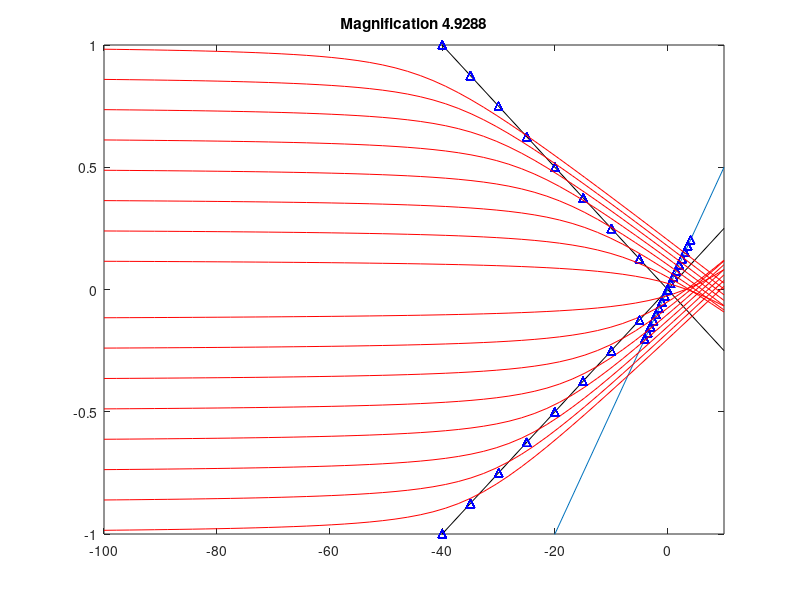

Reproduce this figure in MATLAB.
figure(1); clf; hold on
x_axis = [-100 10];
y_axis = [-1 1];
mag = 5;
alpha = .05;


function y = logistic(x,x0,a)
    y = 1 ./ (1 + exp((x0-x).*a));
end

function y = magnifyLogistic(ys,xs,mag,alpha)
	y = ys .* (1 + mag .* logistic(-xs,10,1));
end

function y = magnifyBlend(ys, xs, mag, alpha)
	y1 = mag*ys; y2 = ys;
	x1 = -abs(2*mag*ys/alpha) - 10; x2 = ys./alpha;
	m = (y2 - y1)./(x2 - x1);

	left = mag*ys; right = m .* (xs-x1) + y1;

	a = logistic(xs - x1./2,-10,abs(xs-x1)./50);

	y = (1-a) .*left + a .*right;
end

function y = magnify(ys, xs, mag, alpha)
	y1 = mag*ys; y2 = ys;
	x1 = -abs(2*mag*ys/alpha) - .1e-17; x2 = ys./alpha;
	m = (y2 - y1)./(x2 - x1);

	plot(x1,y1,'^b');
	plot(x2,y2,'^b');

	% this is the hyperbolic y=1/x that has been skewed by [1 -1/m; 0 1]
	b = -m.*(xs - alpha.*ys + ((ys.*(1-mag)).^2 - abs(m))./(m .* ys .* (1-mag)));
	c = -abs(m);
	% c = -ys.^2 .*(1 - mag./alpha);

	y = (-b - sign(ys).* sqrt(b.^2 - 4.*c))./2 + y1;
end

xs = linspace(x_axis(1),x_axis(2),50);

for mag = (1.01:.02:1.5).^4

	hold off; plot(x_axis,alpha*x_axis*.5,'k');
	hold on;  plot(x_axis,alpha*x_axis*-.5,'k');

	plot(x_axis,alpha*x_axis);
	plot(0,0,'^b');
	for eta = linspace(y_axis(1)/mag, y_axis(2)/mag, 17)

		% plot(xs,magnifyBlend(eta.*ones(size(xs)), xs, mag, alpha),'g');
		plot(xs,magnify(eta.*ones(size(xs)), xs, mag, alpha),'r');
	end
	xlim(x_axis);
	ylim(y_axis);
	title(['Magnification ' num2str(mag)])
	drawnow();
end

